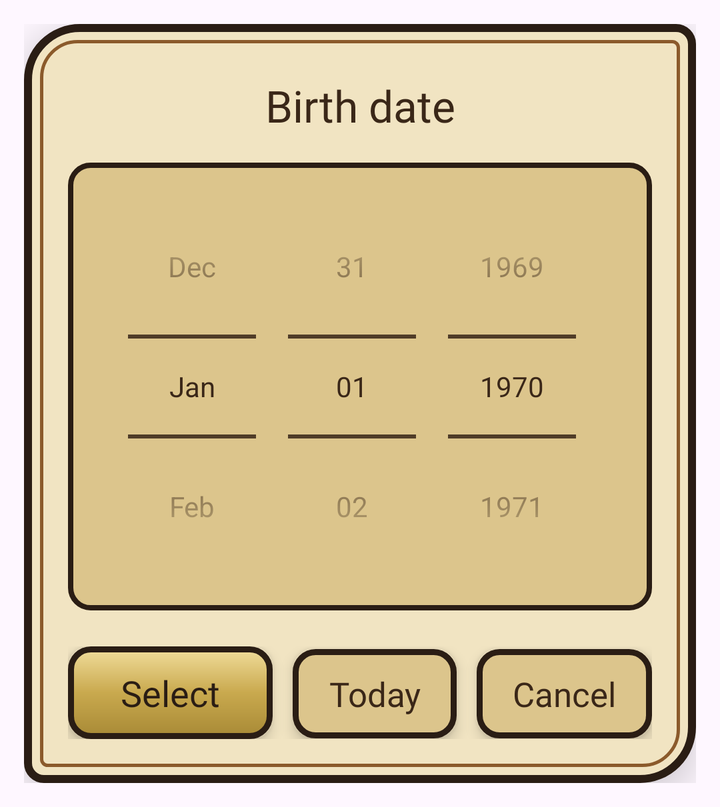
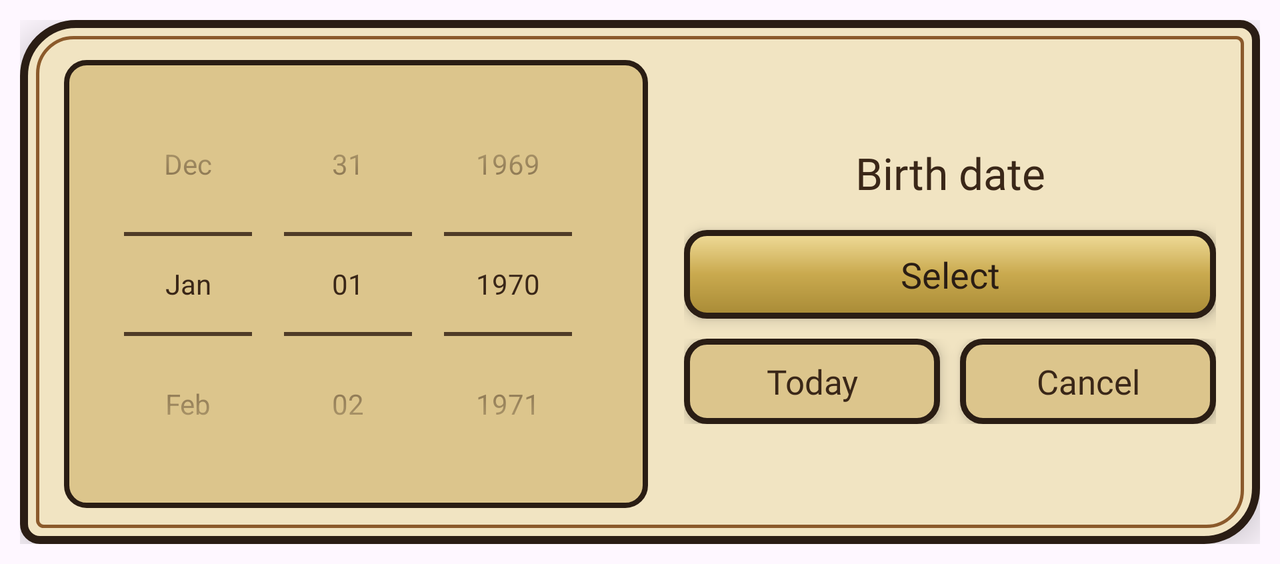

Two renders of one Android screen. The first uses the default layout on a phone; the second uses the alternative layout the repository ships for a different screen configuration, on a matching device. The two XML files are below.
<!-- AndroidManifest.xml: application theme Theme.CowboyFriend -->
<!-- res/layout/dialog_date_picker.xml -->
<?xml version="1.0" encoding="utf-8"?>
<FrameLayout xmlns:android="http://schemas.android.com/apk/res/android"
    android:layout_width="match_parent"
    android:layout_height="wrap_content"
    android:padding="12dp">

    <LinearLayout
        android:layout_width="match_parent"
        android:layout_height="wrap_content"
        android:background="@drawable/shape_ww_dialog_card_bg"
        android:elevation="12dp"
        android:gravity="center_horizontal"
        android:orientation="vertical"
        android:paddingStart="22dp"
        android:paddingTop="26dp"
        android:paddingEnd="22dp"
        android:paddingBottom="22dp">

        <TextView
            android:layout_width="match_parent"
            android:layout_height="wrap_content"
            android:fontFamily="@font/heebo_extrabold"
            android:gravity="center"
            android:text="@string/date_dialog_title"
            android:textColor="@color/ww_ink"
            android:textSize="22sp" />

        
        <FrameLayout
            android:layout_width="match_parent"
            android:layout_height="wrap_content"
            android:layout_marginTop="14dp"
            android:background="@drawable/shape_ww_dialog_row_bg"
            android:paddingTop="6dp"
            android:paddingBottom="6dp">

            <DatePicker
                android:id="@+id/datePicker"
                android:layout_width="wrap_content"
                android:layout_height="wrap_content"
                android:layout_gravity="center_horizontal"
                android:calendarViewShown="false"
                android:datePickerMode="spinner"
                android:spinnersShown="true"
                android:theme="@style/Ww.DatePickerTheme" />
        </FrameLayout>

        <LinearLayout
            android:layout_width="match_parent"
            android:layout_height="wrap_content"
            android:layout_marginTop="18dp"
            android:orientation="horizontal">

            <TextView
                android:id="@+id/btnDateOk"
                android:layout_width="0dp"
                android:layout_height="wrap_content"
                android:layout_weight="1"
                android:background="@drawable/shape_ww_btn_rect_brass"
                android:elevation="4dp"
                android:fontFamily="@font/heebo_extrabold"
                android:gravity="center"
                android:paddingTop="11dp"
                android:paddingBottom="11dp"
                android:text="@string/date_dialog_ok"
                android:textColor="@color/ww_iron"
                android:textSize="18sp" />

            <TextView
                android:id="@+id/btnDateToday"
                android:layout_width="wrap_content"
                android:layout_height="wrap_content"
                android:layout_marginStart="10dp"
                android:background="@drawable/shape_ww_btn_rect_sand"
                android:elevation="4dp"
                android:fontFamily="@font/heebo_bold"
                android:gravity="center"
                android:paddingStart="18dp"
                android:paddingTop="11dp"
                android:paddingEnd="18dp"
                android:paddingBottom="11dp"
                android:text="@string/date_dialog_today"
                android:textColor="@color/ww_ink"
                android:textSize="17sp" />

            <TextView
                android:id="@+id/btnDateCancel"
                android:layout_width="wrap_content"
                android:layout_height="wrap_content"
                android:layout_marginStart="10dp"
                android:background="@drawable/shape_ww_btn_rect_sand"
                android:elevation="4dp"
                android:fontFamily="@font/heebo_bold"
                android:gravity="center"
                android:paddingStart="18dp"
                android:paddingTop="11dp"
                android:paddingEnd="18dp"
                android:paddingBottom="11dp"
                android:text="@string/voice_cancel"
                android:textColor="@color/ww_ink"
                android:textSize="17sp" />
        </LinearLayout>
    </LinearLayout>
</FrameLayout>
<!-- resources referenced by this layout -->
<resources>
  <color name="ww_ink">#3A2718</color>
  <color name="ww_iron">#2A1D14</color>
  <!-- drawable shape_ww_btn_rect_brass (drawable) -->
  <?xml version="1.0" encoding="utf-8"?>
  <shape xmlns:android="http://schemas.android.com/apk/res/android"
      android:shape="rectangle">
      <gradient
          android:angle="270"
          android:startColor="#F0DC9A"
          android:centerColor="#C9A94E"
          android:endColor="#A88A36" />
      <corners android:radius="10dp" />
      <stroke
          android:width="3dp"
          android:color="@color/ww_iron" />
  </shape>
  <!-- drawable shape_ww_btn_rect_sand (drawable) -->
  <?xml version="1.0" encoding="utf-8"?>
  <shape xmlns:android="http://schemas.android.com/apk/res/android"
      android:shape="rectangle">
      <solid android:color="@color/ww_parchment_3" />
      <corners android:radius="10dp" />
      <stroke
          android:width="3dp"
          android:color="@color/ww_iron" />
  </shape>
  <!-- drawable shape_ww_dialog_card_bg (drawable) -->
  <?xml version="1.0" encoding="utf-8"?>
  <layer-list xmlns:android="http://schemas.android.com/apk/res/android">
      <item>
          <shape android:shape="rectangle">
              <solid android:color="@color/ww_parchment" />
              <corners
                  android:topLeftRadius="26dp"
                  android:topRightRadius="8dp"
                  android:bottomLeftRadius="8dp"
                  android:bottomRightRadius="26dp" />
              <stroke
                  android:width="4dp"
                  android:color="@color/ww_iron" />
          </shape>
      </item>
      <item
          android:left="8dp"
          android:top="8dp"
          android:right="8dp"
          android:bottom="8dp">
          <shape android:shape="rectangle">
              <solid android:color="@android:color/transparent" />
              <corners
                  android:topLeftRadius="18dp"
                  android:topRightRadius="3dp"
                  android:bottomLeftRadius="3dp"
                  android:bottomRightRadius="18dp" />
              <stroke
                  android:width="1.5dp"
                  android:color="@color/ww_saddle" />
          </shape>
      </item>
  </layer-list>
  <!-- drawable shape_ww_dialog_row_bg (drawable) -->
  <?xml version="1.0" encoding="utf-8"?>
  <shape xmlns:android="http://schemas.android.com/apk/res/android"
      android:shape="rectangle">
      <solid android:color="@color/ww_parchment_3" />
      <corners android:radius="10dp" />
      <stroke
          android:width="2.5dp"
          android:color="@color/ww_iron" />
  </shape>
  <string name="date_dialog_ok">Select</string>
  <string name="date_dialog_title">Birth date</string>
  <string name="date_dialog_today">Today</string>
  <string name="voice_cancel">Cancel</string>
  <style name="Ww.DatePickerTheme" parent="android:Theme.Material.Light">
          <item name="android:textColorPrimary">@color/ww_ink</item>
          <item name="android:textColorSecondary">@color/ww_ink_soft</item>
          <item name="android:textColor">@color/ww_ink</item>
          <item name="android:colorAccent">@color/ww_rust</item>
          <item name="android:colorControlNormal">@color/ww_ink</item>
      </style>
  <style name="Theme.CowboyFriend" parent="Base.Theme.CowboyFriend" />
  <color name="ww_parchment_3">#DCC58C</color>
  <color name="ww_parchment">#F1E4C2</color>
  <color name="ww_saddle">#8B5A2B</color>
  <color name="ww_ink_soft">#6B5439</color>
  <color name="ww_rust">#B5451D</color>
  <style name="Base.Theme.CowboyFriend" parent="Theme.Material3.DayNight.NoActionBar">
          
          
      </style>
</resources>
<!-- res/layout-land/dialog_date_picker.xml (the repository's variant of the layout above) -->
<!-- drawn on the phone turned sideways -->
<?xml version="1.0" encoding="utf-8"?>
<FrameLayout xmlns:android="http://schemas.android.com/apk/res/android"
    android:layout_width="match_parent"
    android:layout_height="wrap_content"
    android:padding="10dp">

    <LinearLayout
        android:layout_width="match_parent"
        android:layout_height="wrap_content"
        android:background="@drawable/shape_ww_dialog_card_bg"
        android:elevation="12dp"
        android:gravity="center_vertical"
        android:orientation="horizontal"
        android:paddingStart="22dp"
        android:paddingTop="20dp"
        android:paddingEnd="22dp"
        android:paddingBottom="18dp">

        
        <FrameLayout
            android:layout_width="0dp"
            android:layout_height="wrap_content"
            android:layout_weight="1.1"
            android:background="@drawable/shape_ww_dialog_row_bg"
            android:paddingTop="6dp"
            android:paddingBottom="6dp">

            <DatePicker
                android:id="@+id/datePicker"
                android:layout_width="wrap_content"
                android:layout_height="wrap_content"
                android:layout_gravity="center_horizontal"
                android:calendarViewShown="false"
                android:datePickerMode="spinner"
                android:spinnersShown="true"
                android:theme="@style/Ww.DatePickerTheme" />
        </FrameLayout>

        <LinearLayout
            android:layout_width="0dp"
            android:layout_height="wrap_content"
            android:layout_marginStart="18dp"
            android:layout_weight="1"
            android:gravity="center_horizontal"
            android:orientation="vertical">

            <TextView
                android:layout_width="match_parent"
                android:layout_height="wrap_content"
                android:fontFamily="@font/heebo_extrabold"
                android:gravity="center"
                android:text="@string/date_dialog_title"
                android:textColor="@color/ww_ink"
                android:textSize="22sp" />

            <TextView
                android:id="@+id/btnDateOk"
                android:layout_width="match_parent"
                android:layout_height="wrap_content"
                android:layout_marginTop="14dp"
                android:background="@drawable/shape_ww_btn_rect_brass"
                android:elevation="4dp"
                android:fontFamily="@font/heebo_extrabold"
                android:gravity="center"
                android:paddingTop="10dp"
                android:paddingBottom="10dp"
                android:text="@string/date_dialog_ok"
                android:textColor="@color/ww_iron"
                android:textSize="18sp" />

            <LinearLayout
                android:layout_width="match_parent"
                android:layout_height="wrap_content"
                android:layout_marginTop="10dp"
                android:orientation="horizontal">

                <TextView
                    android:id="@+id/btnDateToday"
                    android:layout_width="0dp"
                    android:layout_height="wrap_content"
                    android:layout_weight="1"
                    android:background="@drawable/shape_ww_btn_rect_sand"
                    android:elevation="4dp"
                    android:fontFamily="@font/heebo_bold"
                    android:gravity="center"
                    android:paddingTop="10dp"
                    android:paddingBottom="10dp"
                    android:text="@string/date_dialog_today"
                    android:textColor="@color/ww_ink"
                    android:textSize="17sp" />

                <TextView
                    android:id="@+id/btnDateCancel"
                    android:layout_width="0dp"
                    android:layout_height="wrap_content"
                    android:layout_marginStart="10dp"
                    android:layout_weight="1"
                    android:background="@drawable/shape_ww_btn_rect_sand"
                    android:elevation="4dp"
                    android:fontFamily="@font/heebo_bold"
                    android:gravity="center"
                    android:paddingTop="10dp"
                    android:paddingBottom="10dp"
                    android:text="@string/voice_cancel"
                    android:textColor="@color/ww_ink"
                    android:textSize="17sp" />
            </LinearLayout>
        </LinearLayout>
    </LinearLayout>
</FrameLayout>
